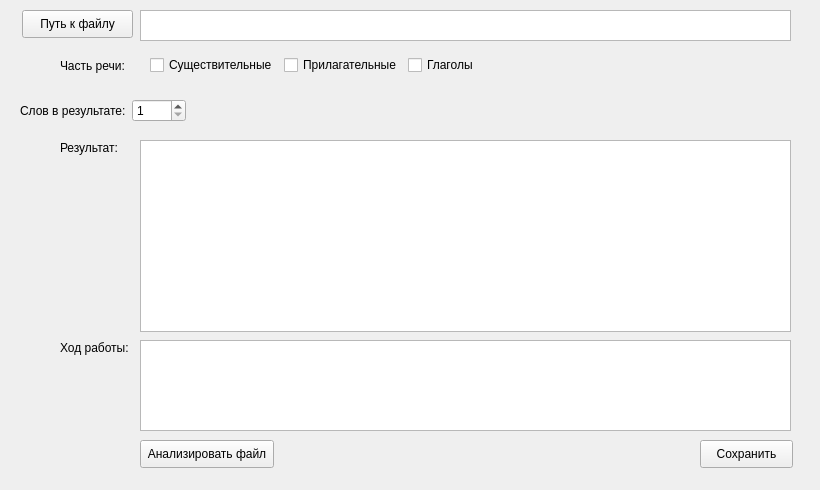
<?xml version="1.0" encoding="UTF-8"?>
<ui version="4.0">
 <class>MainWindow</class>
 <widget class="QMainWindow" name="MainWindow">
  <property name="geometry">
   <rect>
    <x>0</x>
    <y>0</y>
    <width>820</width>
    <height>490</height>
   </rect>
  </property>
  <property name="windowTitle">
   <string>MainWindow</string>
  </property>
  <widget class="QWidget" name="centralwidget">
   <widget class="QListWidget" name="listWidget">
    <property name="geometry">
     <rect>
      <x>140</x>
      <y>140</y>
      <width>651</width>
      <height>192</height>
     </rect>
    </property>
   </widget>
   <widget class="QLabel" name="label_3">
    <property name="geometry">
     <rect>
      <x>60</x>
      <y>140</y>
      <width>64</width>
      <height>16</height>
     </rect>
    </property>
    <property name="text">
     <string>Результат:</string>
    </property>
   </widget>
   <widget class="QPushButton" name="start">
    <property name="geometry">
     <rect>
      <x>140</x>
      <y>440</y>
      <width>134</width>
      <height>28</height>
     </rect>
    </property>
    <property name="text">
     <string>Анализировать файл</string>
    </property>
   </widget>
   <widget class="QPushButton" name="choose_file">
    <property name="geometry">
     <rect>
      <x>22</x>
      <y>10</y>
      <width>111</width>
      <height>28</height>
     </rect>
    </property>
    <property name="text">
     <string>Путь к файлу</string>
    </property>
   </widget>
   <widget class="QTextEdit" name="file_path">
    <property name="geometry">
     <rect>
      <x>140</x>
      <y>10</y>
      <width>651</width>
      <height>31</height>
     </rect>
    </property>
   </widget>
   <widget class="QWidget" name="horizontalLayoutWidget">
    <property name="geometry">
     <rect>
      <x>60</x>
      <y>50</y>
      <width>431</width>
      <height>31</height>
     </rect>
    </property>
    <layout class="QHBoxLayout" name="horizontalLayout">
     <item>
      <widget class="QLabel" name="label">
       <property name="text">
        <string>Часть речи:</string>
       </property>
      </widget>
     </item>
     <item>
      <widget class="QCheckBox" name="checkbox_noun">
       <property name="text">
        <string>Существительные</string>
       </property>
      </widget>
     </item>
     <item>
      <widget class="QCheckBox" name="checkbox_adjective">
       <property name="text">
        <string>Прилагательные</string>
       </property>
      </widget>
     </item>
     <item>
      <widget class="QCheckBox" name="checkbox_verb">
       <property name="text">
        <string>Глаголы</string>
       </property>
      </widget>
     </item>
    </layout>
   </widget>
   <widget class="QWidget" name="horizontalLayoutWidget_2">
    <property name="geometry">
     <rect>
      <x>20</x>
      <y>90</y>
      <width>166</width>
      <height>41</height>
     </rect>
    </property>
    <layout class="QHBoxLayout" name="horizontalLayout_2">
     <item>
      <widget class="QLabel" name="label_2">
       <property name="text">
        <string>Слов в результате:</string>
       </property>
      </widget>
     </item>
     <item>
      <widget class="QSpinBox" name="spinBox">
       <property name="minimum">
        <number>1</number>
       </property>
       <property name="maximum">
        <number>99</number>
       </property>
      </widget>
     </item>
    </layout>
   </widget>
   <widget class="QListWidget" name="message">
    <property name="geometry">
     <rect>
      <x>140</x>
      <y>340</y>
      <width>651</width>
      <height>91</height>
     </rect>
    </property>
   </widget>
   <widget class="QLabel" name="label_4">
    <property name="geometry">
     <rect>
      <x>60</x>
      <y>340</y>
      <width>72</width>
      <height>16</height>
     </rect>
    </property>
    <property name="text">
     <string>Ход работы:</string>
    </property>
   </widget>
   <widget class="QPushButton" name="save_button">
    <property name="geometry">
     <rect>
      <x>700</x>
      <y>440</y>
      <width>93</width>
      <height>28</height>
     </rect>
    </property>
    <property name="text">
     <string>Сохранить</string>
    </property>
   </widget>
  </widget>
 </widget>
 <resources/>
 <connections/>
</ui>
